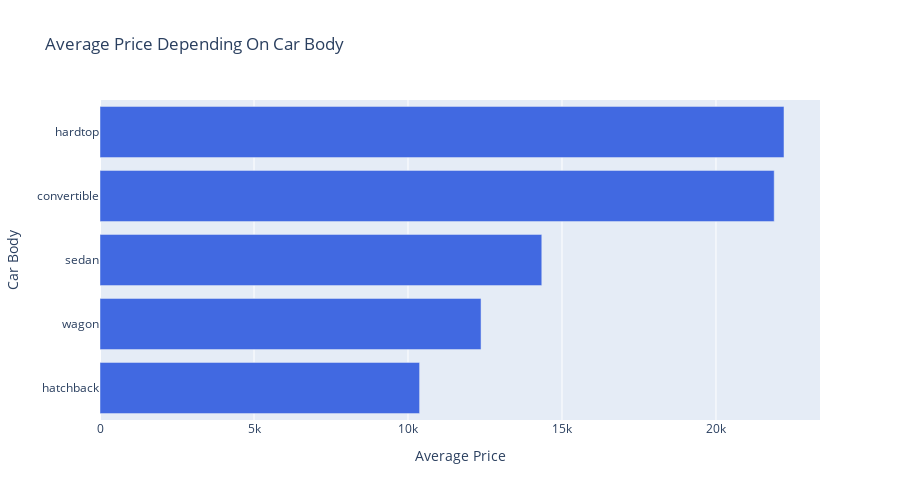

The notebook cell this image was saved under:
### Code cell
# Chart 7:  average price depending on car body
avg_carbody_price = cars_df.groupby('carbody')['price'].mean().sort_values(ascending=False)
fig = go.Figure(go.Bar(
    x=avg_carbody_price.values[::-1],
    y=avg_carbody_price.index[::-1],
    orientation='h',
    marker=dict(color='royalblue')
))
fig.update_layout(
    title='Average Price Depending On Car Body',
    xaxis_title='Average Price',
    yaxis_title='Car Body',
    height=500
)
fig.show()

### Figure 1 — Plotly figure (JSON) as saved in the notebook; plotly's stock layout.template omitted (floating-point values rounded to 4 significant figures)
{"data": [{"marker": {"color": "royalblue"}, "orientation": "h", "type": "bar", "x": [10380.0, 12370.0, 14340.0, 21890.0, 22210.0], "y": ["hatchback", "wagon", "sedan", "convertible", "hardtop"]}], "layout": {"height": 500, "title": {"text": "Average Price Depending On Car Body"}, "xaxis": {"title": {"text": "Average Price"}}, "yaxis": {"title": {"text": "Car Body"}}}}
